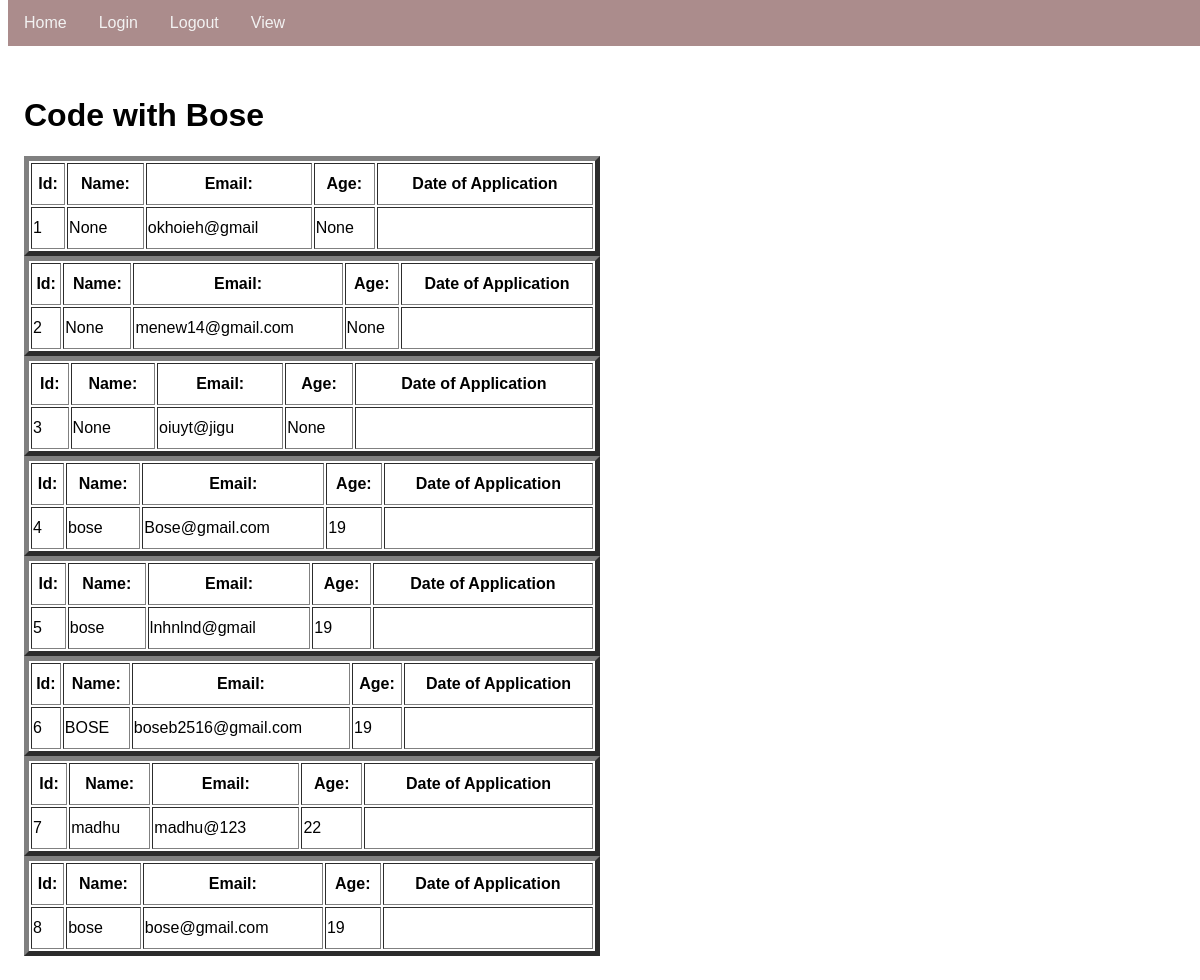
/view, run on the app's committed database.
### app.py (models this page shows, shortened)
class users(db.Model):
    id=db.Column(db.Integer,primary_key=True)
    email = db.Column(db.String(100),unique=True,nullable = False)
    password = db.Column(db.String(100) , nullable=False)
    name=db.Column(db.String(100))
    age=db.Column(db.Integer)

### app.py (the view)
@app.route('/view')
def view():
    return render_template("view.html",values=users.query.all())

### templates/view.html (shortened to what this page needs)
{% extends "base.html" %}
{% block content %}
    {% for items in values %}
       <table border="5px solid black" width="50%" height="100px">
        <tr>
            <th>
                Id:
            </th>
            <th>Name:</th>
            <th>Email:</th>
            <th>Age:</th>
            <th>Date of Application</th>
        </tr>
        <tr>
            <td>
                {{items.id}}
            </td>
            <td>
                {{items.name}}
            </td>
            <td>
                {{items.email}}
            </td>
            <td>
                {{items.age}}
            </td>
            <td>
            </td>
        </tr>
       </table>
    {% endfor %}
{% endblock %}

### templates/base.html (shortened to what this page needs)
<!DOCTYPE html>
<html>
<head>
</head>
<body>
    <div class="navbar">
        <a href="{{ url_for('home') }}">Home</a>
        <a href="{{ url_for('login') }}">Login</a>
        <a href="{{ url_for('logout') }}">Logout</a>
        <a href="{{ url_for('view') }}">View</a>
    </div>
    <div class="content">
        <h1>Code with Bose</h1>
        {% block content %}{% endblock %}
    </div>
</body>
</html>

### templates/base.html (style rules this page uses)
body { font-family: Arial, sans-serif; }
.navbar { overflow: hidden; background-color: #ab8c8c; position: fixed; top: 0; width: 100%; }
.navbar a { float: left; display: block; color: #f2f2f2; text-align: center; padding: 14px 16px; text-decoration: none; }
.content { margin-top: 60px; padding: 16px; }

### data on the page
users: id "1", name "None", email "okhoieh@gmail", age "None"
users: id "2", name "None", email "menew14@gmail.com", age "None"
users: id "3", name "None", email "oiuyt@jigu", age "None"
users: id "4", name "bose", email "Bose@gmail.com", age "19"
users: id "5", name "bose", email "lnhnlnd@gmail", age "19"
users: id "6", name "BOSE", email "boseb2516@gmail.com", age "19"
users: id "7", name "madhu", email "madhu@123", age "22"
users: id "8", name "bose", email "bose@gmail.com", age "19"
